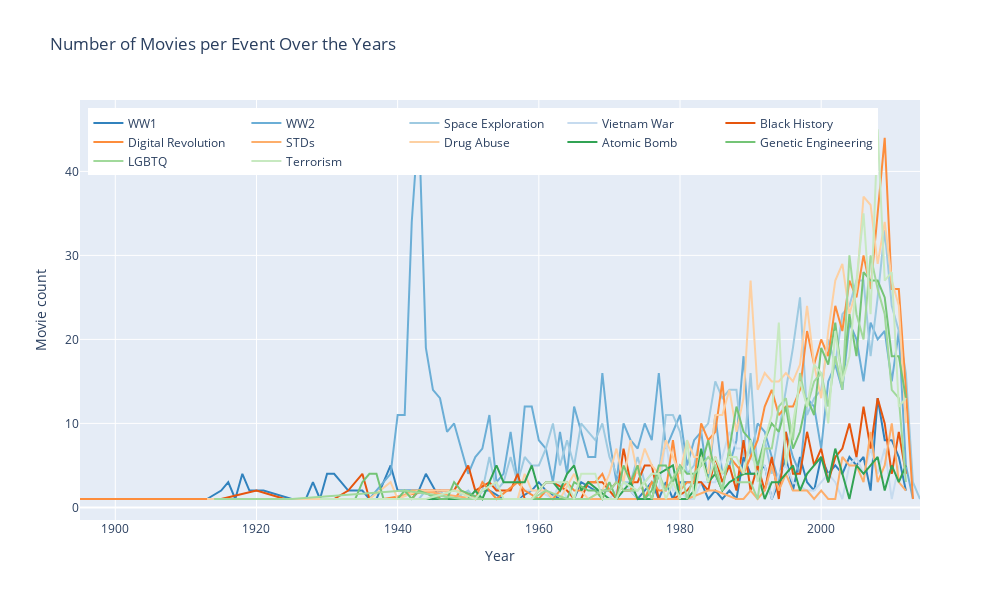

Write notebook code for a chart like this one.
### Code cell
fig = go.Figure()


# Defining the colormap

tab20c_colors = [f'rgb({int(255 * i[0])},{int(255 * i[1])},{int(255 * i[2])})' for i in plt.cm.tab20c.colors]


for i, event in enumerate(events):
    movies_per_event_per_year = movies_events[movies_events[event] == True]['date'].value_counts().sort_index()

    fig.add_trace(go.Scatter(
        x = movies_per_event_per_year.index,
        y = movies_per_event_per_year.values,
        mode = 'lines',
        name = event,
        line = dict(color=tab20c_colors[i])
    ))

fig.update_layout(
    title = 'Number of Movies per Event Over the Years',
    xaxis_title = 'Year',
    yaxis_title = 'Movie count',
    height = 600,
    width = 1000,
    legend = dict(xanchor='left', x=0.01, yanchor='top', y=0.98, orientation='h'),
    hovermode = 'x unified',
)

fig.show()
